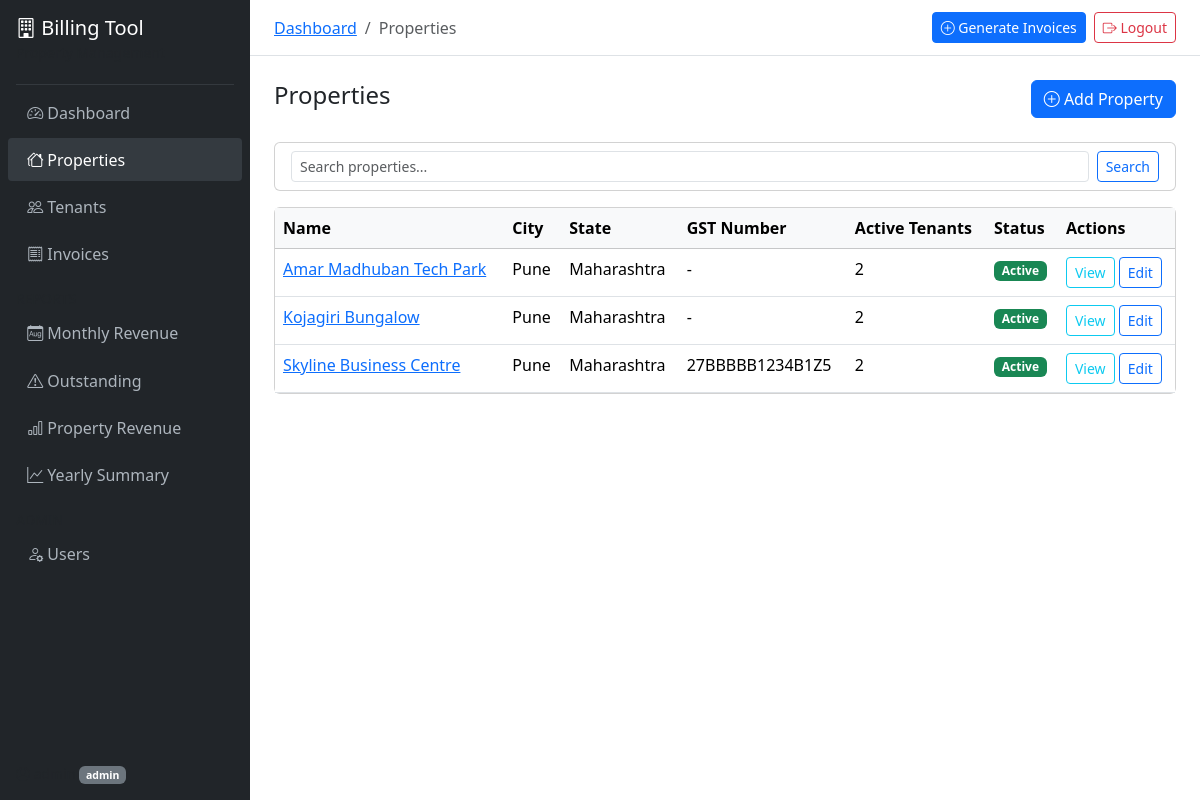
The app's page /properties/ (signed in) with its own data.
### accounts/models.py (models this page shows, shortened)
class User(AbstractUser):
    class Role(models.TextChoices):
        ADMIN = 'admin', 'Admin'
        ACCOUNTANT = 'accountant', 'Accountant'
        VIEWER = 'viewer', 'Viewer'
    role = models.CharField(max_length=20, choices=Role.choices, default=Role.VIEWER)
    phone = models.CharField(max_length=15, blank=True)
    def is_accountant(self):
        return self.role in (self.Role.ADMIN, self.Role.ACCOUNTANT)

### properties/models.py (models this page shows, shortened)
class Property(models.Model):
    name = models.CharField(max_length=200)
    address = models.TextField()
    city = models.CharField(max_length=100)
    state = models.CharField(max_length=100)
    pincode = models.CharField(max_length=10)
    gst_number = models.CharField(max_length=20, blank=True)
    contact_person = models.CharField(max_length=100, blank=True)
    contact_email = models.EmailField(blank=True)
    contact_phone = models.CharField(max_length=15, blank=True)
    logo = models.ImageField(upload_to='property_logos/', blank=True, null=True)
    is_active = models.BooleanField(default=True)
    created_by = models.ForeignKey(
        settings.AUTH_USER_MODEL, on_delete=models.SET_NULL,
        null=True, related_name='properties_created'
    )
    created_at = models.DateTimeField(auto_now_add=True)
    updated_at = models.DateTimeField(auto_now=True)
    class Meta:
        verbose_name_plural = 'Properties'
        ordering = ['name']
    @property
    def active_tenants_count(self):
        return self.tenants.filter(is_active=True).count()

### properties/views.py (the view)
# urls.py: path('', views.PropertyListView.as_view(), name='property_list'),
class PropertyListView(StaffRequiredMixin, ListView):
    model = Property
    template_name = 'properties/property_list.html'
    context_object_name = 'properties'
    paginate_by = 20
    def get_queryset(self):
        qs = super().get_queryset()
        q = self.request.GET.get('q')
        if q:
            qs = qs.filter(Q(name__icontains=q) | Q(city__icontains=q))
        return qs

### properties/templates/properties/property_list.html (shortened to what this page needs)
{% extends "base.html" %}
{% load humanize %}
{% block breadcrumb %}
<li class="breadcrumb-item"><a href="{% url 'dashboard' %}">Dashboard</a></li>
<li class="breadcrumb-item active">Properties</li>
{% endblock %}
{% block content %}
<div class="d-flex justify-content-between align-items-center mb-4">
    <h4>Properties</h4>
    {% if user.role == 'admin' %}
    <a href="{% url 'property_create' %}" class="btn btn-primary"><i class="bi bi-plus-circle"></i> Add Property</a>
    {% endif %}
</div>
<div class="card mb-3">
    <div class="card-body py-2">
        <form method="get" class="d-flex gap-2">
            <input type="text" name="q" class="form-control form-control-sm" placeholder="Search properties..." value="{{ request.GET.q|default:'' }}">
            <button class="btn btn-sm btn-outline-primary">Search</button>
        </form>
    </div>
</div>
<div class="card">
    <div class="table-responsive">
        <table class="table table-hover mb-0">
            <thead class="table-light">
                <tr>
                    <th>Name</th>
                    <th>City</th>
                    <th>State</th>
                    <th>GST Number</th>
                    <th>Active Tenants</th>
                    <th>Status</th>
                    <th>Actions</th>
                </tr>
            </thead>
            <tbody>
                {% for prop in properties %}
                <tr>
                    <td><a href="{% url 'property_detail' prop.pk %}">{{ prop.name }}</a></td>
                    <td>{{ prop.city }}</td>
                    <td>{{ prop.state }}</td>
                    <td>{{ prop.gst_number|default:"-" }}</td>
                    <td>{{ prop.active_tenants_count }}</td>
                    <td><span class="badge bg-{% if prop.is_active %}success{% else %}secondary{% endif %}">{% if prop.is_active %}Active{% else %}Inactive{% endif %}</span></td>
                    <td>
                        <a href="{% url 'property_detail' prop.pk %}" class="btn btn-sm btn-outline-info">View</a>
                        {% if user.role == 'admin' %}
                        <a href="{% url 'property_update' prop.pk %}" class="btn btn-sm btn-outline-primary">Edit</a>
                        {% endif %}
                    </td>
                </tr>
                {% empty %}
                <tr><td colspan="7" class="text-center text-muted py-4">No properties found.</td></tr>
                {% endfor %}
            </tbody>
        </table>
    </div>
</div>
{% endblock %}

### templates/base.html (shortened to what this page needs)
{% load humanize %}
<!DOCTYPE html>
<html lang="en">
<head>
    <link href="https://cdn.jsdelivr.net/npm/bootstrap@5.3.3/dist/css/bootstrap.min.css" rel="stylesheet">
    <link href="https://cdn.jsdelivr.net/npm/bootstrap-icons@1.11.3/font/bootstrap-icons.min.css" rel="stylesheet">
</head>
<body>
    <nav class="sidebar d-flex flex-column" id="sidebar">
        <div class="p-3 text-white">
            <h5 class="mb-0"><i class="bi bi-building"></i> Billing Tool</h5>
            <small class="text-muted">Property Management</small>
        </div>
        <hr class="text-secondary mx-3 my-1">
        <ul class="nav flex-column">
            <li class="nav-item">
                <a class="nav-link {% if request.resolver_match.url_name == 'dashboard' %}active{% endif %}" href="{% url 'dashboard' %}">
                    <i class="bi bi-speedometer2"></i> Dashboard
                </a>
            </li>
            <li class="nav-item">
                <a class="nav-link {% if 'property' in request.resolver_match.url_name %}active{% endif %}" href="{% url 'property_list' %}">
                    <i class="bi bi-houses"></i> Properties
                </a>
            </li>
            <li class="nav-item">
                <a class="nav-link {% if 'tenant' in request.resolver_match.url_name %}active{% endif %}" href="{% url 'tenant_list' %}">
                    <i class="bi bi-people"></i> Tenants
                </a>
            </li>
            <li class="nav-item">
                <a class="nav-link {% if 'invoice' in request.resolver_match.url_name %}active{% endif %}" href="{% url 'invoice_list' %}">
                    <i class="bi bi-receipt"></i> Invoices
                </a>
            </li>
            <li class="nav-item mt-2">
                <small class="text-muted px-3">REPORTS</small>
            </li>
            <li class="nav-item">
                <a class="nav-link" href="{% url 'report_monthly' %}">
                    <i class="bi bi-calendar-month"></i> Monthly Revenue
                </a>
            </li>
            <li class="nav-item">
                <a class="nav-link" href="{% url 'report_outstanding' %}">
                    <i class="bi bi-exclamation-triangle"></i> Outstanding
                </a>
            </li>
            <li class="nav-item">
                <a class="nav-link" href="{% url 'report_property' %}">
                    <i class="bi bi-bar-chart"></i> Property Revenue
                </a>
            </li>
            <li class="nav-item">
                <a class="nav-link" href="{% url 'report_yearly' %}">
                    <i class="bi bi-graph-up"></i> Yearly Summary
                </a>
            </li>
            {% if user.role == 'admin' %}
            <li class="nav-item mt-2">
                <small class="text-muted px-3">ADMIN</small>
            </li>
            <li class="nav-item">
                <a class="nav-link" href="{% url 'user_list' %}">
                    <i class="bi bi-person-gear"></i> Users
                </a>
            </li>
            {% endif %}
        </ul>
        <div class="mt-auto p-3">
            <div class="text-muted small">
                <i class="bi bi-person-circle"></i> {{ user.get_full_name|default:user.username }}
                <span class="badge bg-secondary">{{ user.role }}</span>
            </div>
        </div>
    </nav>
    <div class="main-content">
        <div class="top-navbar d-flex justify-content-between align-items-center">
            <nav aria-label="breadcrumb">
                <ol class="breadcrumb mb-0">
                    {% block breadcrumb %}{% endblock %}
                </ol>
            </nav>
            <div class="d-flex align-items-center gap-2">
                {% if user.is_accountant %}
                <a href="{% url 'generate_invoices' %}" class="btn btn-sm btn-primary">
                    <i class="bi bi-plus-circle"></i> Generate Invoices
                </a>
                {% endif %}
                <a href="{% url 'logout' %}" class="btn btn-sm btn-outline-danger">
                    <i class="bi bi-box-arrow-right"></i> Logout
                </a>
            </div>
        </div>
        <div class="p-4">
            {% block content %}{% endblock %}
        </div>
    </div>
</body>
</html>

### templates/base.html (style rules this page uses)
body { min-height: 100vh; }
.sidebar { width: 250px; min-height: 100vh; background: #212529; position: fixed; top: 0; left: 0; z-index: 100; transition: transform 0.3s; }
.sidebar .nav-link { color: #adb5bd; padding: 0.6rem 1.2rem; border-radius: 0.25rem; margin: 2px 8px; }
.sidebar .nav-link:hover, .sidebar .nav-link.active { color: #fff; background: #343a40; }
.sidebar .nav-link i { width: 24px; }
.main-content { margin-left: 250px; min-height: 100vh; }
.top-navbar { background: #fff; border-bottom: 1px solid #dee2e6; padding: 0.75rem 1.5rem; }

### records on screen
User: role "admin"
Property: name "Amar Madhuban Tech Park", city "Pune", state "Maharashtra", gst_number "-", active_tenants_count "2", is_active "Active"
Property: name "Kojagiri Bungalow", city "Pune", state "Maharashtra", gst_number "-", active_tenants_count "2", is_active "Active"
Property: name "Skyline Business Centre", city "Pune", state "Maharashtra", gst_number "27BBBBB1234B1Z5", active_tenants_count "2", is_active "Active"
